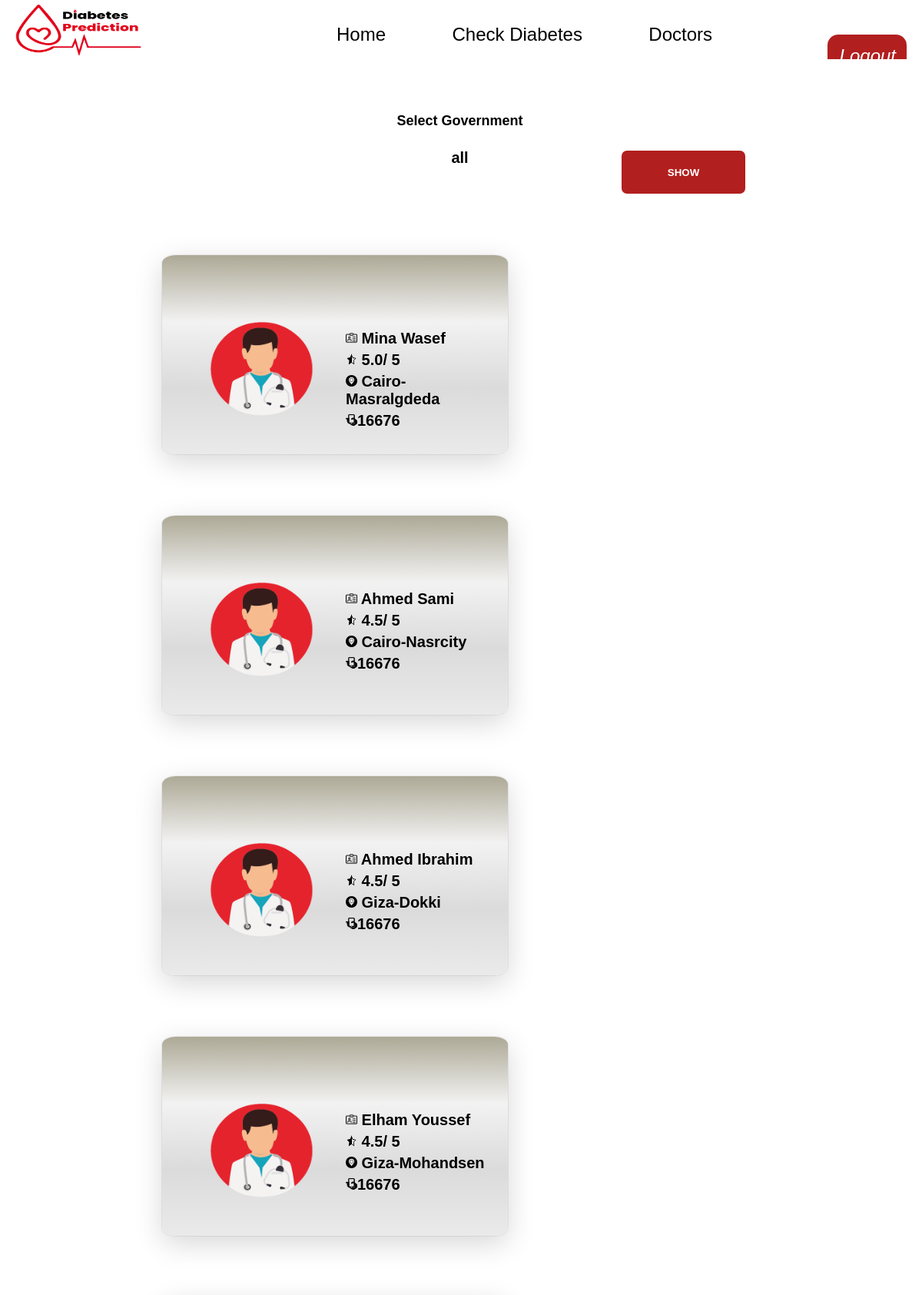
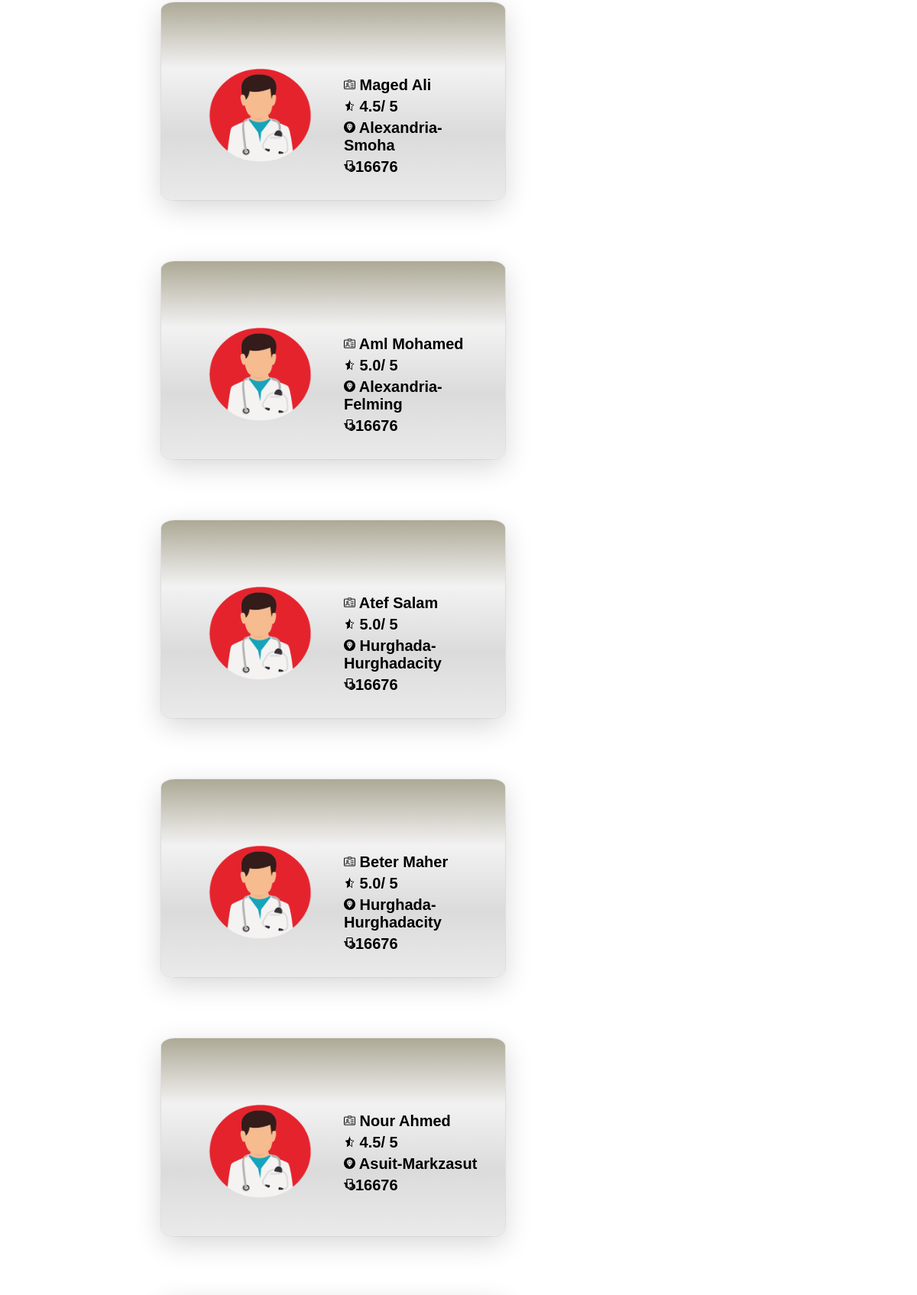
The page /doctors (signed in, upper part) on the database its author committed (2 pictures, top to bottom).
### website/models.py (models this page shows)
class Doctor(db.Model):
    id = db.Column(db.Integer, primary_key=True)
    first_name = db.Column(db.String(150))
    last_name = db.Column(db.String(150))
    rate = db.Column(db.Float)
    address = db.Column(db.String(2083))
    phoneNumber=db.Column(db.String(100))

### website/doctors.py (the view)
@Doctors.route("/doctors", methods=['GET','POST'])
@login_required
def _Doctors():
 if request.method == 'POST':
    select = request.form.get('selector')
    if select == "all":
        docdata = Doctor.query.all()
    else:
        docdata = Doctor.query.filter(Doctor.address.ilike(f'%{select}%')).all()
 else:
    docdata = Doctor.query.all()
 return render_template("doctors.html", user=current_user, custom_css="doctors", data=docdata)

### website/templates/doctors.html (shortened to what this page needs)
{% extends "base.html"%} {% block title%} Doctors {% endblock %}
{% block content%}
<form method="POST" class="form">
  <div class="Government">
    <label for="selector" class="my-label">Select Government</label>
    <select class="selectors"  id="selector" name="selector">
        <option value="all">all</option>
    </select>
</div>
<input type="submit" value="SHOW">
</form>
{% for doctors in data %}
<div class="content">
  <div class="card">
    <div class="imge">
      <img src="/static/doctor2.png" >
    </div>
  <div class="details">
      <ul class="list-doctors">
          <li><span><img src="/static/name.png" height="15" width="15"></span> {{doctors.first_name}} {{doctors.last_name}}</li>
          <li><span><img src="/static/rate.png" height="15" width="15"></span> {{doctors.rate}}/ 5</li>
          <li><span><img src="/static/address.png" height="15" width="15"> {{doctors.address}}</li>
          <li><span><img src="/static/phone.png" height="15" width="15">{{doctors.phoneNumber}}</li>
      </ul>
  </div>
  </div>
</div>
{% endfor %}
{% endblock %}

### website/templates/base.html (shortened to what this page needs)
<!DOCTYPE html>
<html lang="en">
<head>
  <link rel="stylesheet" href="https://cdnjs.cloudflare.com/ajax/libs/font-awesome/6.4.0/css/all.min.css"
 />
  <link rel="stylesheet" type="text/css" href="{{url_for('static' ,filename='css/main.css')}}" />
  <link rel="stylesheet" href="https://cdnjs.cloudflare.com/ajax/libs/font-awesome/5.15.3/css/all.min.css" />
  {% if custom_css%}
  <link rel="stylesheet" type="text/css" href="{{ url_for('static',filename='css/' +custom_css+'.css')}}">
  {% endif %}
</head>
<body>
  <div class="container">
  <header class=" child site-header">
    <div class="logo">
      <img src="../static/1000210173-removebg-preview.png" alt="logo" >
    </div>
    <nav class=" child site-nav">
<ul>
        {% if user.is_authenticated %}
        <li><a href="/" class="home" style="color: black; ">Home</a></li>
        <li><a href="/form" style="color: black;">Check Diabetes</a></li>
        <li><a href="/doctors" style="color: black;">Doctors</a></li>
        <li><a href="/dietandprecautions" style="color: black;">Diet</a></li>
      </ul>
        <button class="logout-button"><a href="/logout">Logout</a></button>
        {% else %}
        <button class="reg" style="margin-right: -376%;"><a href="/signup" style="text-align: center;">SignUp</a></button>
        <button class="reg" style="margin-right: -430%;"><a href="/login"  style="text-align: center;">Login</a></button>
        {% endif %}
    </nav>
  </header>
  <main class=" child site-main">
    {% block content %}
    {% endblock %}
  </main>
</div>
</body>
</html>

### website/static/css/main.css (style rules this page uses)
* { box-sizing: border-box; margin: 0%; padding: 0%; font-family: Arial, Helvetica, sans-serif; }
.container { display: grid; grid-template-areas: "header header header" "main main main" "footer footer footer"; grid-template-columns: 2fr 4fr 1fr; grid-template-rows: auto 1fr auto; grid-gap: 10px; height: 100vh; }
.site-header { grid-area: header; background-color: white; margin: 0%; padding: 0%; width: 100%; height: 77px; position: sticky; top: 0; left: 0; z-index: 1; overflow: hidden; }
.site-header .logo { float: left; width: 15%; height: 77px; }
.site-header .logo img { margin-top: -29px; margin-left: -30%; height: 136px; float: left; padding-left: 34%; width: 251px; }
.site-nav { display: flex; align-items: center; justify-content: space-between; overflow: hidden; }
.site-nav ul { list-style-type: none; margin: 0; margin-left: 185px; padding: 17px; }
.site-nav li { display: inline-block; margin: 0 10px; padding-left: 30px; }
.logout-button { float: right; text-align: center; background-color: #B21F1F; color: white; font-family: Arial, Helvetica, sans-serif ; font-style: italic; font-size: 1px; padding-right: 103px; padding-left: 0px; border: none; border-radius: 14px; width: 103px; cursor: pointer; margin-right: 2%; }
.site-nav a { color: white; display: flex; gap: 2rem; text-align: center; padding: 14px 16px; text-decoration: none; font-size: x-large; }
.site-main { grid-area: main; }

### website/static/css/doctors.css (style rules this page uses)
.Government { text-align: center; width: 50%; margin: 0 auto; padding: 5%; }
.my-label { display: block; text-align: center; margin-right: -388px; margin-bottom: 11px; font-size: large; font-weight: bold; }
.selectors { margin-left: 200px; width: 100%; padding: 3%; text-align: center; color: black; background-color: white; border: none; border-radius: 5px; font-size: 20px; font-weight: 700; cursor: pointer; }
.selectors option { background-color: #fff; color: #000; font-size: 16px; }
.content { display: inline-flex; margin-right: -37px; margin-left: 171px; }
.card { margin: 40px; padding:20px; height: auto; width: 450px; background: linear-gradient(#ADA996, #F2F2F2,#DBDBDB,#EAEAEA); display: flex; border-radius: 4%; box-shadow: rgba(0, 0, 0, 0.16) 0px 10px 36px 0px, rgba(0, 0, 0, 0.06) 0px 0px 0px 1px; }
.card .details { width: 50%; margin: 0 auto; padding-top: 19mm; padding-left: -2mm; }
.card .imge img { border-radius: 54px; margin: 26px; margin-top: 66px; height: 123px; width: 167px; }
.list-doctors { list-style-type: none; font-size: 20px; font-weight: bold; text-transform: capitalize; }
li { margin-top: 5px; }
.form { display: flex; }
.form input { height: 56px; width: 161px; margin-right: 230px; margin-top: 109px; padding: 15px; color: white; background-color:#B21F1F; font-weight: bold; border-radius: 7px; border: none; cursor:pointer; }

### rows shown on the page
Doctor: first_name "Mina", last_name "Wasef", rate "5.0", address "Cairo-Masralgdeda", phoneNumber "16676"
Doctor: first_name "Ahmed", last_name "Sami", rate "4.5", address "Cairo-Nasrcity", phoneNumber "16676"
Doctor: first_name "Ahmed", last_name "Ibrahim", rate "4.5", address "Giza-Dokki", phoneNumber "16676"
Doctor: first_name "Elham", last_name "Youssef", rate "4.5", address "Giza-Mohandsen", phoneNumber "16676"
Doctor: first_name "Maged", last_name "Ali", rate "4.5", address "Alexandria-Smoha", phoneNumber "16676"
Doctor: first_name "Aml", last_name "Mohamed", rate "5.0", address "Alexandria-Felming", phoneNumber "16676"
Doctor: first_name "Atef", last_name "Salam", rate "5.0", address "Hurghada-Hurghadacity", phoneNumber "16676"
Doctor: first_name "Beter", last_name "Maher", rate "5.0", address "Hurghada-Hurghadacity", phoneNumber "16676"
Doctor: first_name "Nour", last_name "Ahmed", rate "4.5", address "Asuit-Markzasut", phoneNumber "16676"
